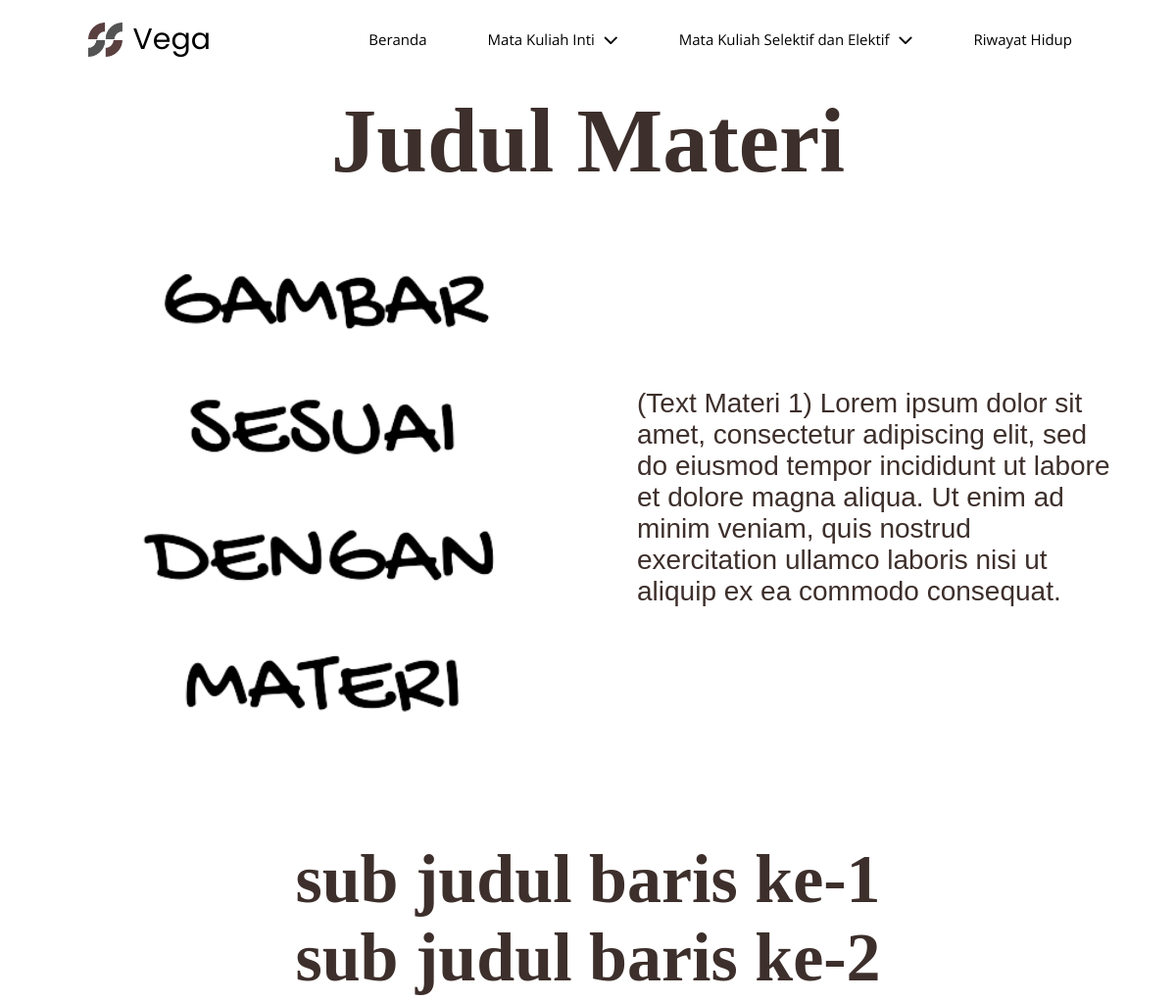
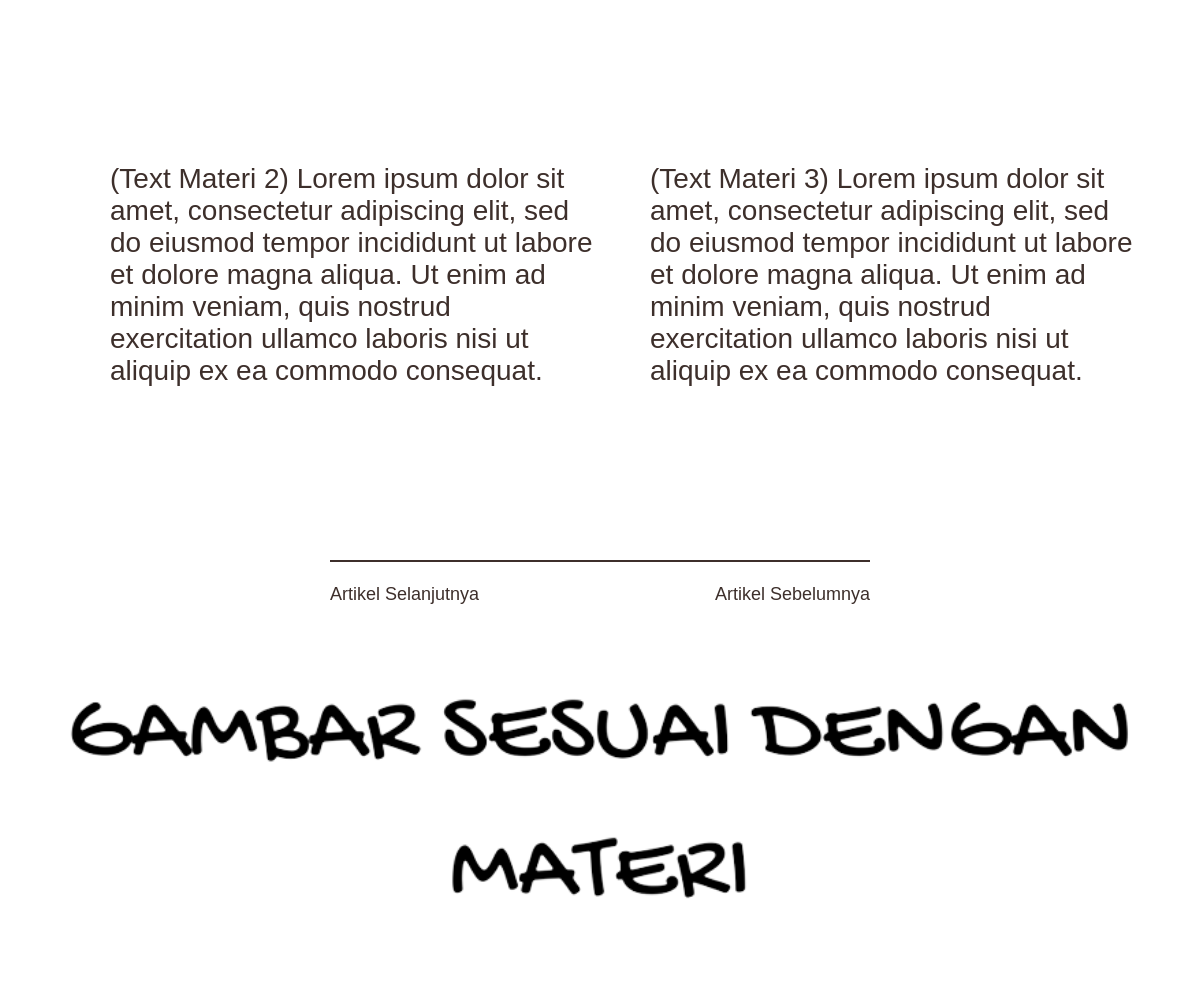
/filosofi/, run on the app's committed database (2 pictures, top to bottom).
### filosofi_pendidikan_indonesia/models.py (models this page shows, shortened)
class materi(models.Model):
    materi = models.TextField(default='', null=True, blank=True)

class text_materi_pertama (models.Model):
    text_materi_1 = models.TextField(default='', null=True, blank=True)

class subMateri(models.Model):
    subMateri_1 = models.TextField(default='', null=True, blank=True)
    subMateri_2 = models.TextField(default='', null=True, blank=True)

class text_materi_kedua(models.Model):
    text_materi_2 = models.TextField(default='', null=True, blank=True)

class text_materi_ketiga(models.Model):
    text_materi_3 = models.TextField(default='', null=True, blank=True)

### filosofi_pendidikan_indonesia/views.py (the view)
# urls.py: path('filosofi/', views.filosofi,name='filosofi'),
def filosofi(request):
    judul_materi = materi.objects.first().materi
    text_materi_1 = text_materi_pertama.objects.first().text_materi_1
    text_materi_2 = text_materi_kedua.objects.first().text_materi_2
    text_materi_3 = text_materi_ketiga.objects.first().text_materi_3
    sub_materi_1 = subMateri.objects.first().subMateri_1
    sub_materi_2 = subMateri.objects.first().subMateri_2
    gambar_1 = get_object_or_404(gambar_pertama).gambar_1
    gambar_2 = get_object_or_404(gambar_kedua).gambar_2
    context = {
        'judul_materi': judul_materi,
        'text_materi_1': text_materi_1,
        'text_materi_2': text_materi_2,
        'text_materi_3': text_materi_3,
        'sub_materi_1': sub_materi_1,
        'sub_materi_2': sub_materi_2,
        'gambar_1' : gambar_1,
        'gambar_2' : gambar_2,
    }
    return render(request, 'artikel.html', context)

### templates/artikel.html (shortened to what this page needs)
{% load static %}
<!DOCTYPE html>
<html lang="en">
<head>
    <link rel="stylesheet" href="{% static 'css/artikel.css' %}">
</head>
<body>
    {% include 'templates/navbar.html' %}
    <section id="hero">
            <div class="materi">
                <h1>{{judul_materi|default:""}}</h1>
            </div>
            <div class="inner_wrapper">
                <img src="{{ gambar_1.url }}" alt="">
                <div class="text">
                    <p>{{text_materi_1|default:""}}</p>
                </div>
            </div>
    </section>
    <section id="hero2">
        <div class="materi">
            <h1>
                {{sub_materi_1|default:""}}
                <br>
                {{sub_materi_2|default:""}}
            </h1>
        </div>
        <div class="inner_wrapper">
            <div class="text">
                <p>{{text_materi_2|default:""}}</p>
            </div>
            <div class="text">
                <p>{{text_materi_3|default:""}}</p>
            </div>
        </div>
        <div class="footer">
            <div class="hr-line"></div>
            <a href=""><p>Artikel Sebelumnya</p></a>
            <a href=""><p>Artikel Selanjutnya</p></a>
        </div>
    </section>
    <section id="hero3">
        <img src="{{ gambar_2.url }}" alt="">
    </section>
</body>
</html>

### static/css/artikel.css (style rules this page uses)
* { margin: 0; padding: 0; box-sizing: border-box; }
body { height: fit-content; width: 100%; position: relative; display: flex; flex-direction: column; justify-content: center; align-items: center; z-index: 1; }
section#hero { margin-top: 90px; width: 90%; height: 768px; z-index: 1; display: flex; flex-direction: column; align-items: center; justify-content: center; position: relative; }
.materi { position: absolute; top: 0; width: 100%; height: fit-content; display: flex; justify-content: center; }
.materi h1 { font-size: 93px; color: #3D2F2B; font-family: 'The seasons'; }
.inner_wrapper { width: 100%; height: 600px; position: absolute; bottom: 50px; display: inline-flex; }
.inner_wrapper img { position: absolute; left: 0; width: 50%; height: 100%; object-fit: cover; }
.text { position: absolute; right: 0; width: 50%; height: 100%; display: flex; justify-content: center; align-items: center; }
.text p { margin-right: auto; margin-left: 50px; font-family: 'Monstserrat', sans-serif; font-size: 28px; color: #3D2F2B; }
section#hero2 { width: 90%; height: 768px; z-index: 1; display: flex; flex-direction: column; align-items: center; justify-content: center; position: relative; }
section#hero2 h1 { font-size: 70px; text-align: center; }
section#hero2 .inner_wrapper { position: absolute; bottom: 80px; height: 500px; }
section#hero2 .inner_wrapper .text:nth-child(1) { position: absolute; left: 0px; }
section#hero3 { width: 90%; height: 400px; z-index: 1; display: flex; flex-direction: column; align-items: center; justify-content: center; position: relative; }
.footer { height: 45px; width: 50%; position: absolute; bottom: 0; display: inline-flex; }
.footer a { text-decoration: none; font-family: 'Monstserrat', sans-serif; font-size: 18px; color: #3D2F2B; position: absolute; bottom: 0; }
.footer a:nth-child(2) { right: 0; }
.hr-line { width: 100%; border-bottom: 2px solid #3D2F2B; position: absolute; top: 0; }
section#hero3 img { width: 100%; height: 320px; object-fit: cover; }

### static/css/navbar.css (style rules this page uses)
* { margin: 0; padding: 0; box-sizing: border-box; }

### data on the page
materi: materi "Judul Materi"
text_materi_pertama: text_materi_1 "(Text Materi 1) Lorem ipsum dolor sit amet, consectetur adipiscing elit, sed do eiusmod tempor incididunt ut labore et dolore magna aliqua. Ut enim ad minim veniam, quis nostrud exercitation ullamco laboris nisi ut aliquip ex ea commodo consequat."
subMateri: subMateri_1 "sub judul baris ke-1", subMateri_2 "sub judul baris ke-2"
text_materi_kedua: text_materi_2 "(Text Materi 2) Lorem ipsum dolor sit amet, consectetur adipiscing elit, sed do eiusmod tempor incididunt ut labore et dolore magna aliqua. Ut enim ad minim veniam, quis nostrud exercitation ullamco laboris nisi ut aliquip ex ea commodo consequat."
text_materi_ketiga: text_materi_3 "(Text Materi 3) Lorem ipsum dolor sit amet, consectetur adipiscing elit, sed do eiusmod tempor incididunt ut labore et dolore magna aliqua. Ut enim ad minim veniam, quis nostrud exercitation ullamco laboris nisi ut aliquip ex ea commodo consequat."
